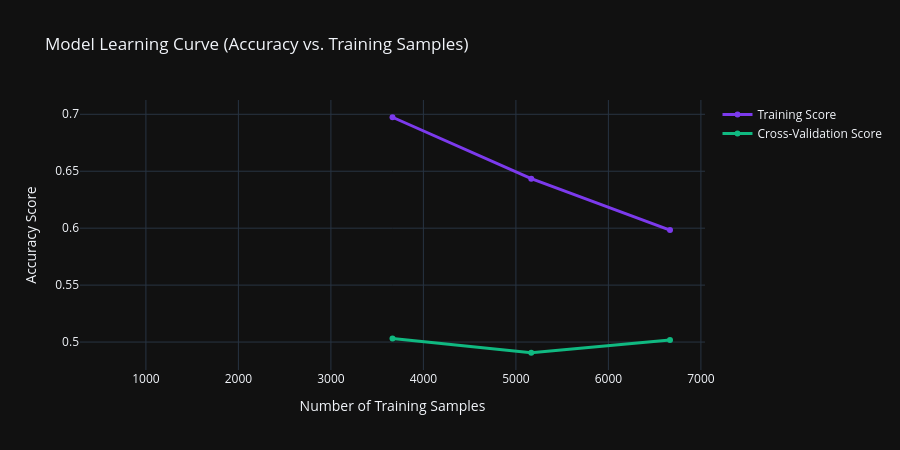

Notebook code for this chart:
### Markdown cell above
### 📉 Model Performance: Learning Curve
Visualizing how the model accuracy scales with training data volume to detect over/underfitting.

### Code cell
from sklearn.model_selection import learning_curve

# Generate Learning Curve Data (Sampled for speed)
train_sizes, train_scores, test_scores = learning_curve(
    clf, X, y, cv=3, n_jobs=-1, 
    train_sizes=np.linspace(0.1, 1.0, 5),
    scoring='accuracy'
)

train_mean = np.mean(train_scores, axis=1)
test_mean = np.mean(test_scores, axis=1)

fig_lc = go.Figure()
fig_lc.add_trace(go.Scatter(x=train_sizes, y=train_mean, name="Training Score", line=dict(color='#7c3aed', width=3)))
fig_lc.add_trace(go.Scatter(x=train_sizes, y=test_mean, name="Cross-Validation Score", line=dict(color='#10b981', width=3)))

fig_lc.update_layout(
    title="Model Learning Curve (Accuracy vs. Training Samples)",
    xaxis_title="Number of Training Samples",
    yaxis_title="Accuracy Score",
    template="plotly_dark",
    height=450
)
fig_lc.show()

### Figure 1 — Plotly figure (JSON) as saved in the notebook; plotly's stock layout.template omitted (floating-point values rounded to 4 significant figures)
{"data": [{"line": {"color": "#7c3aed", "width": 3}, "name": "Training Score", "type": "scatter", "x": [666, 2166, 3666, 5166, 6666], "y": [NaN, NaN, 0.6974, 0.6435, 0.5983]}, {"line": {"color": "#10b981", "width": 3}, "name": "Cross-Validation Score", "type": "scatter", "x": [666, 2166, 3666, 5166, 6666], "y": [NaN, NaN, 0.5031, 0.4906, 0.5017]}], "layout": {"height": 450, "title": {"text": "Model Learning Curve (Accuracy vs. Training Samples)"}, "xaxis": {"title": {"text": "Number of Training Samples"}}, "yaxis": {"title": {"text": "Accuracy Score"}}}}
